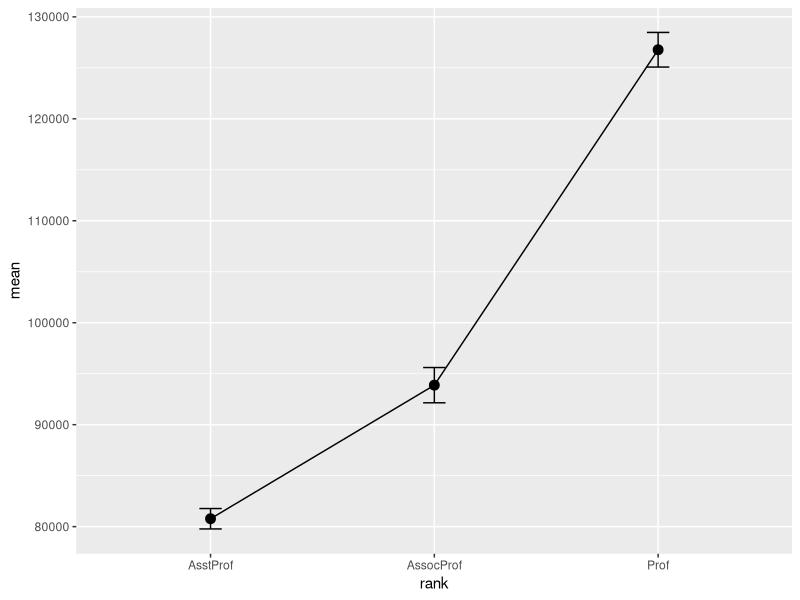
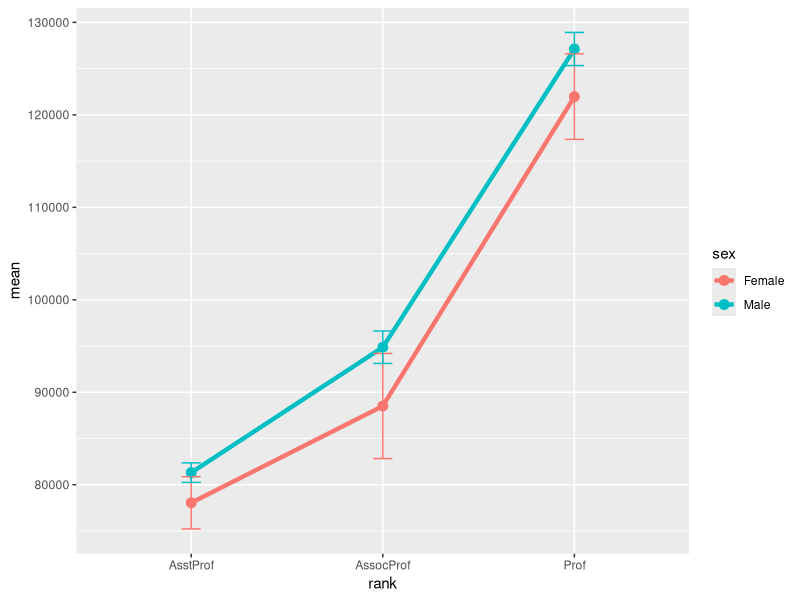
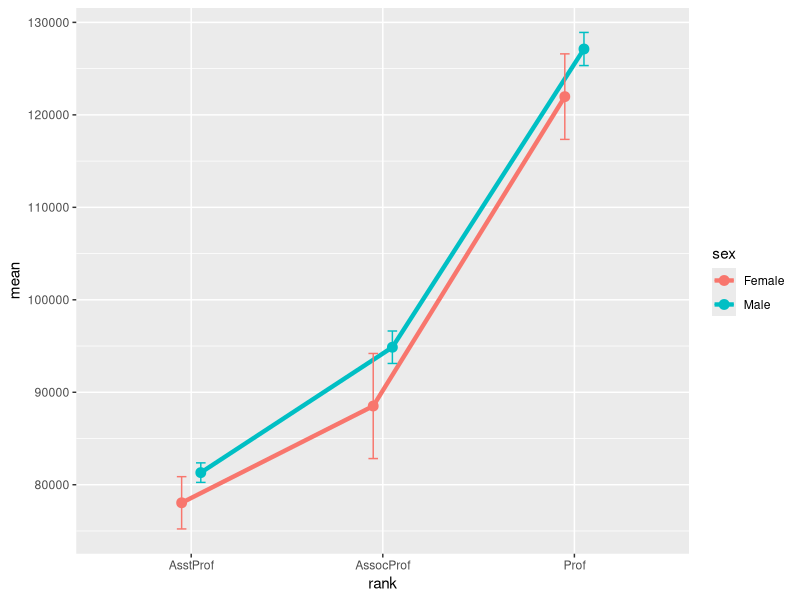
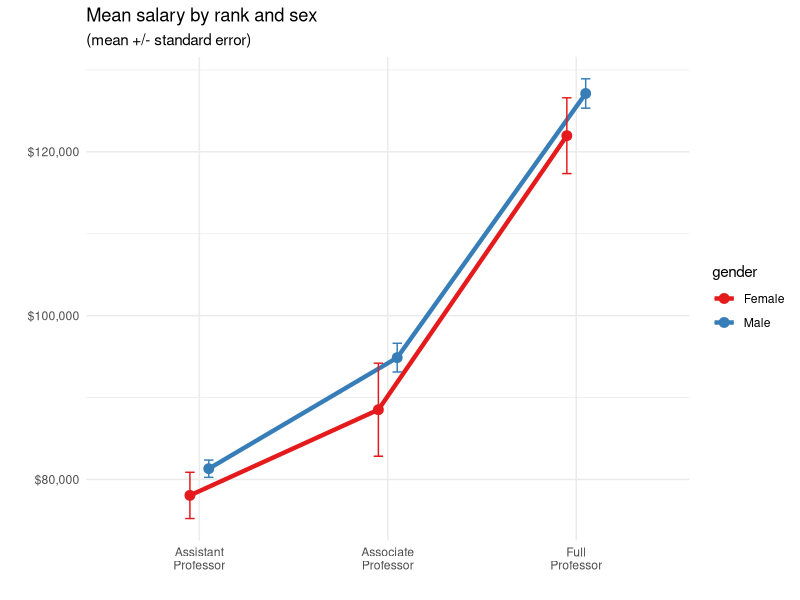

Write R code to recreate these figures, in order.
#mean and standard error of mean plot
library(tidyverse)
library(carData)
data<-Salaries%>%group_by(rank)%>%summarise(n=n(), mean=mean(salary), sd=sd(salary), se=sd/sqrt(n), ci=qt(0.975, df=n-1)*sd/sqrt(n))
#showing the error using standard error
ggplot(data, aes(x=rank, y=mean, group=1))+geom_point(size=3)+geom_line()+geom_errorbar(aes(ymin=mean-se, ymax=mean+se), width=.1)
#grouping by sex
data<-Salaries%>%group_by(rank, sex)%>%summarise(n=n(), mean=mean(salary), sd=sd(salary), se=sd/sqrt(n), ci=qt(0.975, df=n-1)*sd/sqrt(n))
ggplot(data, aes(x=rank, y=mean, group=sex, color=sex))+geom_point(size=3)+geom_line(size=1.5)+geom_errorbar(aes(ymin=mean-se, ymax=mean+se), width=.1)
#overlapping so we dodge
pd<-position_dodge(0.2)
ggplot(data, aes(x=rank, y=mean, group=sex, color=sex))+geom_point(size=3, position = pd)+geom_line(size=1.5, position = pd)+geom_errorbar(aes(ymin=mean-se, ymax=mean+se), width=.1, position = pd)
#adding labels, beautifying
ggplot(data, aes(x=factor(rank, labels = c("Assistant\nProfessor", "Associate\nProfessor", "Full\nProfessor")), y=mean, group=sex, color=sex))+geom_point(size=3, position = pd)+geom_line(size=1.5, position = pd)+geom_errorbar(aes(ymin=mean-se, ymax=mean+se), width=.1, position = pd)+scale_y_continuous(breaks = seq(0, 130000, 20000), labels = scales::dollar)+scale_color_brewer(palette="Set1")+theme_minimal()+labs(title = "Mean salary by rank and sex", subtitle = "(mean +/- standard error)", x = "", y="", color="gender")
